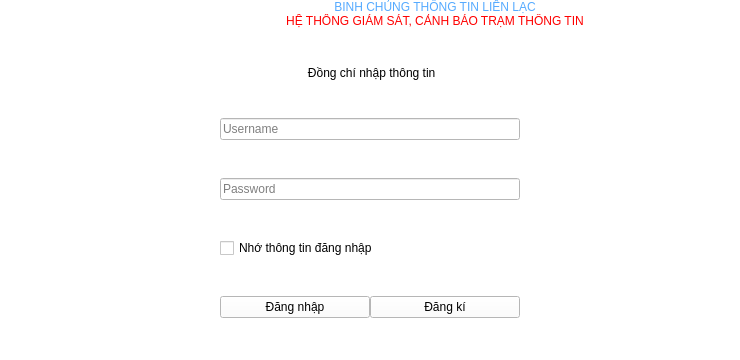
<?xml version="1.0" encoding="UTF-8"?>
<ui version="4.0">
 <class>Form</class>
 <widget class="QWidget" name="Form">
  <property name="geometry">
   <rect>
    <x>0</x>
    <y>0</y>
    <width>740</width>
    <height>360</height>
   </rect>
  </property>
  <property name="windowTitle">
   <string>Form</string>
  </property>
  <layout class="QVBoxLayout" name="verticalLayout">
   <property name="spacing">
    <number>0</number>
   </property>
   <property name="leftMargin">
    <number>0</number>
   </property>
   <property name="topMargin">
    <number>0</number>
   </property>
   <property name="rightMargin">
    <number>0</number>
   </property>
   <property name="bottomMargin">
    <number>0</number>
   </property>
   <item>
    <widget class="QWidget" name="widget" native="true">
     <property name="styleSheet">
      <string notr="true">background-color: rgb(255, 255, 255);</string>
     </property>
     <layout class="QVBoxLayout" name="verticalLayout_3">
      <property name="spacing">
       <number>0</number>
      </property>
      <property name="leftMargin">
       <number>0</number>
      </property>
      <property name="topMargin">
       <number>0</number>
      </property>
      <property name="rightMargin">
       <number>0</number>
      </property>
      <property name="bottomMargin">
       <number>0</number>
      </property>
      <item>
       <widget class="QWidget" name="widget_2" native="true">
        <property name="sizePolicy">
         <sizepolicy hsizetype="Preferred" vsizetype="Fixed">
          <horstretch>0</horstretch>
          <verstretch>0</verstretch>
         </sizepolicy>
        </property>
        <layout class="QHBoxLayout" name="horizontalLayout">
         <property name="spacing">
          <number>0</number>
         </property>
         <property name="leftMargin">
          <number>0</number>
         </property>
         <property name="topMargin">
          <number>0</number>
         </property>
         <property name="rightMargin">
          <number>0</number>
         </property>
         <property name="bottomMargin">
          <number>0</number>
         </property>
         <item>
          <widget class="QLabel" name="label">
           <property name="sizePolicy">
            <sizepolicy hsizetype="Fixed" vsizetype="Preferred">
             <horstretch>0</horstretch>
             <verstretch>0</verstretch>
            </sizepolicy>
           </property>
           <property name="minimumSize">
            <size>
             <width>130</width>
             <height>0</height>
            </size>
           </property>
           <property name="text">
            <string/>
           </property>
           <property name="pixmap">
            <pixmap resource="resources.qrc">:/images/images/images/logo-binh-chung-thong-tin-lien-lac (1).png</pixmap>
           </property>
           <property name="scaledContents">
            <bool>true</bool>
           </property>
          </widget>
         </item>
         <item>
          <widget class="QWidget" name="widget_3" native="true">
           <property name="sizePolicy">
            <sizepolicy hsizetype="Preferred" vsizetype="Preferred">
             <horstretch>0</horstretch>
             <verstretch>0</verstretch>
            </sizepolicy>
           </property>
           <layout class="QVBoxLayout" name="verticalLayout_2">
            <property name="spacing">
             <number>0</number>
            </property>
            <property name="leftMargin">
             <number>0</number>
            </property>
            <property name="topMargin">
             <number>0</number>
            </property>
            <property name="rightMargin">
             <number>0</number>
            </property>
            <property name="bottomMargin">
             <number>0</number>
            </property>
            <item>
             <widget class="QLabel" name="label_2">
              <property name="sizePolicy">
               <sizepolicy hsizetype="Preferred" vsizetype="Fixed">
                <horstretch>0</horstretch>
                <verstretch>0</verstretch>
               </sizepolicy>
              </property>
              <property name="styleSheet">
               <string notr="true">font: 700 20pt &quot;Times New Roman&quot;;
color: rgb(85, 170, 255);</string>
              </property>
              <property name="text">
               <string>BINH CHỦNG THÔNG TIN LIÊN LẠC</string>
              </property>
              <property name="alignment">
               <set>Qt::AlignCenter</set>
              </property>
             </widget>
            </item>
            <item>
             <widget class="QLabel" name="label_3">
              <property name="sizePolicy">
               <sizepolicy hsizetype="Preferred" vsizetype="Fixed">
                <horstretch>0</horstretch>
                <verstretch>0</verstretch>
               </sizepolicy>
              </property>
              <property name="styleSheet">
               <string notr="true">font: 700 17pt &quot;Times New Roman&quot;;
color: rgb(255, 0, 0);</string>
              </property>
              <property name="text">
               <string>HỆ THỐNG GIÁM SÁT, CẢNH BÁO TRẠM THÔNG TIN</string>
              </property>
              <property name="alignment">
               <set>Qt::AlignCenter</set>
              </property>
             </widget>
            </item>
           </layout>
          </widget>
         </item>
        </layout>
       </widget>
      </item>
      <item>
       <widget class="QWidget" name="widget_4" native="true">
        <layout class="QHBoxLayout" name="horizontalLayout_2">
         <property name="spacing">
          <number>0</number>
         </property>
         <property name="leftMargin">
          <number>0</number>
         </property>
         <property name="topMargin">
          <number>0</number>
         </property>
         <property name="rightMargin">
          <number>0</number>
         </property>
         <property name="bottomMargin">
          <number>0</number>
         </property>
         <item>
          <widget class="QWidget" name="widget_6" native="true">
           <layout class="QHBoxLayout" name="horizontalLayout_3">
            <property name="spacing">
             <number>0</number>
            </property>
            <property name="leftMargin">
             <number>0</number>
            </property>
            <property name="topMargin">
             <number>0</number>
            </property>
            <property name="rightMargin">
             <number>0</number>
            </property>
            <property name="bottomMargin">
             <number>0</number>
            </property>
            <item>
             <widget class="QWidget" name="widget_8" native="true">
              <layout class="QVBoxLayout" name="verticalLayout_4">
               <property name="spacing">
                <number>0</number>
               </property>
               <property name="leftMargin">
                <number>5</number>
               </property>
               <property name="topMargin">
                <number>0</number>
               </property>
               <property name="rightMargin">
                <number>0</number>
               </property>
               <property name="bottomMargin">
                <number>8</number>
               </property>
               <item>
                <spacer name="horizontalSpacer">
                 <property name="orientation">
                  <enum>Qt::Horizontal</enum>
                 </property>
                 <property name="sizeHint" stdset="0">
                  <size>
                   <width>212</width>
                   <height>20</height>
                  </size>
                 </property>
                </spacer>
               </item>
               <item>
                <spacer name="verticalSpacer">
                 <property name="orientation">
                  <enum>Qt::Vertical</enum>
                 </property>
                 <property name="sizeHint" stdset="0">
                  <size>
                   <width>20</width>
                   <height>216</height>
                  </size>
                 </property>
                </spacer>
               </item>
               <item>
                <widget class="QPushButton" name="pushButton_3">
                 <property name="sizePolicy">
                  <sizepolicy hsizetype="Maximum" vsizetype="Maximum">
                   <horstretch>0</horstretch>
                   <verstretch>0</verstretch>
                  </sizepolicy>
                 </property>
                 <property name="minimumSize">
                  <size>
                   <width>20</width>
                   <height>20</height>
                  </size>
                 </property>
                 <property name="cursor">
                  <cursorShape>PointingHandCursor</cursorShape>
                 </property>
                 <property name="layoutDirection">
                  <enum>Qt::LeftToRight</enum>
                 </property>
                 <property name="styleSheet">
                  <string notr="true">border-radius: 5px;</string>
                 </property>
                 <property name="text">
                  <string/>
                 </property>
                 <property name="icon">
                  <iconset>
                   <normaloff>C:/Users/FPT SHop/Downloads/caidat.jpeg</normaloff>C:/Users/FPT SHop/Downloads/caidat.jpeg</iconset>
                 </property>
                 <property name="iconSize">
                  <size>
                   <width>20</width>
                   <height>20</height>
                  </size>
                 </property>
                 <property name="autoDefault">
                  <bool>false</bool>
                 </property>
                </widget>
               </item>
              </layout>
             </widget>
            </item>
            <item>
             <widget class="QWidget" name="widget_5" native="true">
              <property name="minimumSize">
               <size>
                <width>300</width>
                <height>0</height>
               </size>
              </property>
              <layout class="QVBoxLayout" name="verticalLayout_5">
               <property name="spacing">
                <number>0</number>
               </property>
               <property name="leftMargin">
                <number>0</number>
               </property>
               <property name="topMargin">
                <number>0</number>
               </property>
               <property name="rightMargin">
                <number>0</number>
               </property>
               <property name="bottomMargin">
                <number>0</number>
               </property>
               <item>
                <widget class="QLabel" name="label_4">
                 <property name="sizePolicy">
                  <sizepolicy hsizetype="Preferred" vsizetype="Fixed">
                   <horstretch>0</horstretch>
                   <verstretch>0</verstretch>
                  </sizepolicy>
                 </property>
                 <property name="styleSheet">
                  <string notr="true">font: 700 14pt &quot;Times New Roman&quot;;</string>
                 </property>
                 <property name="text">
                  <string> Đồng chí nhập thông tin</string>
                 </property>
                 <property name="alignment">
                  <set>Qt::AlignCenter</set>
                 </property>
                </widget>
               </item>
               <item>
                <widget class="QLineEdit" name="lineEdit">
                 <property name="styleSheet">
                  <string notr="true">font: 13pt &quot;Segoe UI&quot;;</string>
                 </property>
                 <property name="placeholderText">
                  <string>Username</string>
                 </property>
                </widget>
               </item>
               <item>
                <widget class="QLineEdit" name="lineEdit_2">
                 <property name="styleSheet">
                  <string notr="true">font: 13pt &quot;Segoe UI&quot;;</string>
                 </property>
                 <property name="text">
                  <string/>
                 </property>
                 <property name="placeholderText">
                  <string>Password</string>
                 </property>
                </widget>
               </item>
               <item>
                <widget class="QCheckBox" name="checkBox">
                 <property name="cursor">
                  <cursorShape>PointingHandCursor</cursorShape>
                 </property>
                 <property name="text">
                  <string>Nhớ thông tin đăng nhập</string>
                 </property>
                </widget>
               </item>
               <item>
                <widget class="QWidget" name="widget_7" native="true">
                 <property name="sizePolicy">
                  <sizepolicy hsizetype="Preferred" vsizetype="Fixed">
                   <horstretch>0</horstretch>
                   <verstretch>0</verstretch>
                  </sizepolicy>
                 </property>
                 <layout class="QHBoxLayout" name="horizontalLayout_4">
                  <property name="spacing">
                   <number>0</number>
                  </property>
                  <property name="leftMargin">
                   <number>0</number>
                  </property>
                  <property name="topMargin">
                   <number>0</number>
                  </property>
                  <property name="rightMargin">
                   <number>0</number>
                  </property>
                  <property name="bottomMargin">
                   <number>0</number>
                  </property>
                  <item>
                   <widget class="QPushButton" name="pushButton">
                    <property name="cursor">
                     <cursorShape>PointingHandCursor</cursorShape>
                    </property>
                    <property name="styleSheet">
                     <string notr="true">font: 700 11pt &quot;Segoe UI&quot;;</string>
                    </property>
                    <property name="text">
                     <string>Đăng nhập</string>
                    </property>
                   </widget>
                  </item>
                  <item>
                   <widget class="QPushButton" name="pushButton_2">
                    <property name="cursor">
                     <cursorShape>PointingHandCursor</cursorShape>
                    </property>
                    <property name="styleSheet">
                     <string notr="true">font: 700 11pt &quot;Segoe UI&quot;;</string>
                    </property>
                    <property name="text">
                     <string>Đăng kí</string>
                    </property>
                   </widget>
                  </item>
                 </layout>
                </widget>
               </item>
              </layout>
             </widget>
            </item>
            <item>
             <spacer name="horizontalSpacer_2">
              <property name="orientation">
               <enum>Qt::Horizontal</enum>
              </property>
              <property name="sizeHint" stdset="0">
               <size>
                <width>173</width>
                <height>20</height>
               </size>
              </property>
             </spacer>
            </item>
           </layout>
          </widget>
         </item>
        </layout>
       </widget>
      </item>
     </layout>
    </widget>
   </item>
  </layout>
 </widget>
 <resources>
  <include location="resources.qrc"/>
 </resources>
 <connections/>
</ui>
